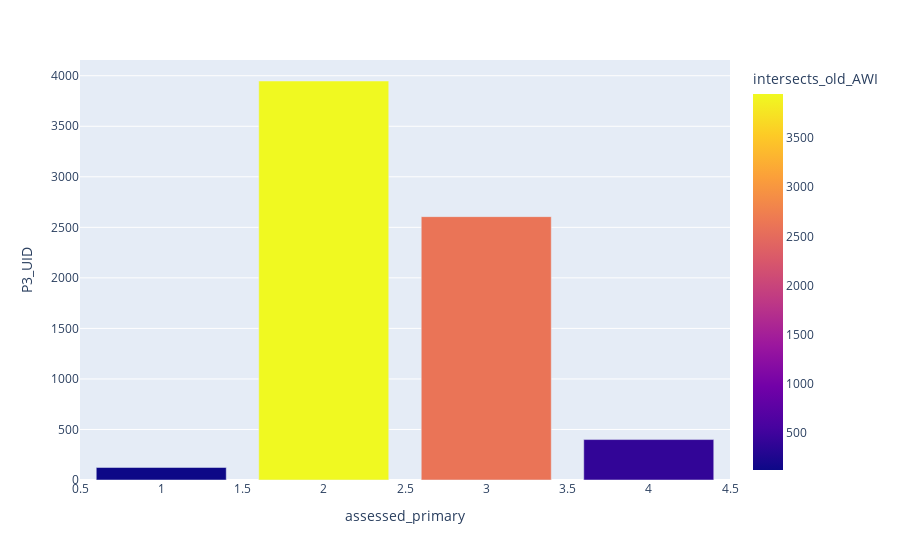

Write notebook code for a chart like this one.
### Code cell
fig = px.bar(df_grouped, x ='assessed_primary', y = 'P3_UID' , color='intersects_old_AWI')
fig.show()

### Figure 1 — Plotly figure (JSON) as saved in the notebook; plotly's stock layout.template omitted (floating-point values rounded to 4 significant figures)
{"data": [{"hovertemplate": "assessed_primary=%{x}<br>P3_UID=%{y}<br>intersects_old_AWI=%{marker.color}<extra></extra>", "legendgroup": "", "marker": {"color": [124, 3948, 2607, 400], "coloraxis": "coloraxis", "pattern": {"shape": ""}}, "name": "", "orientation": "v", "showlegend": false, "textposition": "auto", "type": "bar", "x": [1, 2, 3, 4], "xaxis": "x", "y": [124, 3948, 2606, 400], "yaxis": "y"}], "layout": {"barmode": "relative", "coloraxis": {"colorbar": {"title": {"text": "intersects_old_AWI"}}, "colorscale": [[0, "#0d0887"], [0.1111, "#46039f"], [0.2222, "#7201a8"], [0.3333, "#9c179e"], [0.4444, "#bd3786"], [0.5556, "#d8576b"], [0.6667, "#ed7953"], [0.7778, "#fb9f3a"], [0.8889, "#fdca26"], [1, "#f0f921"]]}, "legend": {"tracegroupgap": 0}, "margin": {"t": 60}, "xaxis": {"anchor": "y", "domain": [0, 1], "title": {"text": "assessed_primary"}}, "yaxis": {"anchor": "x", "domain": [0, 1], "title": {"text": "P3_UID"}}}}
